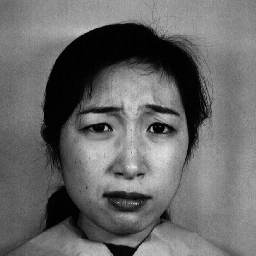
#> input picture jaffedbase prepaired/DISGUST/KA.DI1.42.tiff, 256 x 256 px; its folder holds only this picture in this run
$ python vignette.sync.py
#> lines starting #> are read from the running program, lines starting #| are printed output that depends on the picture
# ---
# jupyter:
#   jupytext:
#     text_representation:
#       extension: .py
#       format_name: percent
#       format_version: '1.3'
#       jupytext_version: 1.3.4
#   kernelspec:
#     display_name: Python 3
#     language: python
#     name: python3
# ---
import numpy as np
import cv2
from pathlib import Path
import imutils

# %%
INPUT_DIR = Path.cwd() / "jaffedbase prepaired"
OUTPUT_DIR = Path.cwd() / "jaffedbase augmented"
# create output dir if not exists
OUTPUT_DIR.mkdir(exist_ok=True)
# loop over the input directory looking for subdirectories
for dir in Path(INPUT_DIR).iterdir():
    if dir.is_dir():
        # loop over the images in each directory + augmentation
        for imagePath in dir.iterdir():
            # load the input image from disk
            image = cv2.imread(str(imagePath))
#> image is the input picture: shape (256, 256, 3); min 0, max 238, mean 104.6
            # randomly flip the image horizontally
            if np.random.randint(2) == 0:
                image = cv2.flip(image, 1)
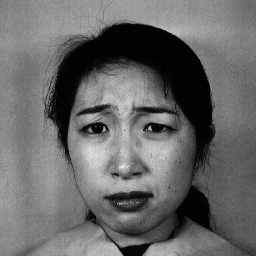
#> image: shape (256, 256, 3); min 0, max 238, mean 104.6
            # randomly flip the image vertically
            if np.random.randint(2) == 0:
                image = cv2.flip(image, 0)
            # randomly rotate the image by the specified angle
            angle = np.random.randint(-15, 15)
            try:
                image = imutils.rotate(image, angle)
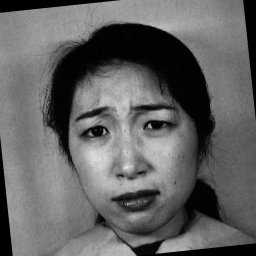
#> image: shape (256, 256, 3); min 0, max 228, mean 98.8
            except:
                print("rotation failed", imagePath)
                continue
            # write the image to disk
            filename = imagePath.name
            p = Path(OUTPUT_DIR) / dir.name
            p.mkdir(exist_ok=True)
            cv2.imwrite(str(p / filename), image)
#> pass 2 of the loop `for dir in Path(INPUT_DIR).iterdir():`:
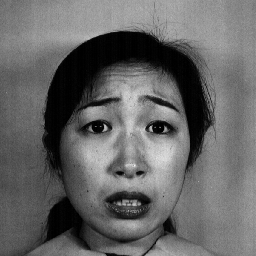
#> input picture jaffedbase prepaired/FEAR/KA.FE1.45.tiff, 256 x 256 px
#> image is the input picture: shape (256, 256, 3); min 0, max 242, mean 102
#> `image = cv2.flip(image, 1)`:
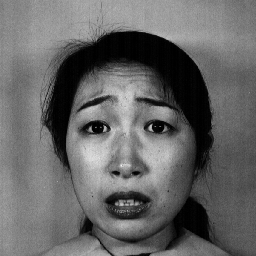
#> image: shape (256, 256, 3); min 0, max 242, mean 102
#> `image = imutils.rotate(image, angle)`:
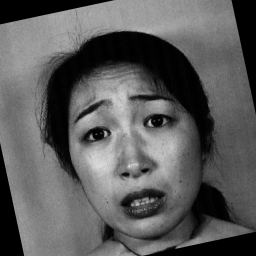
#> image: shape (256, 256, 3); min 0, max 227, mean 91.7
